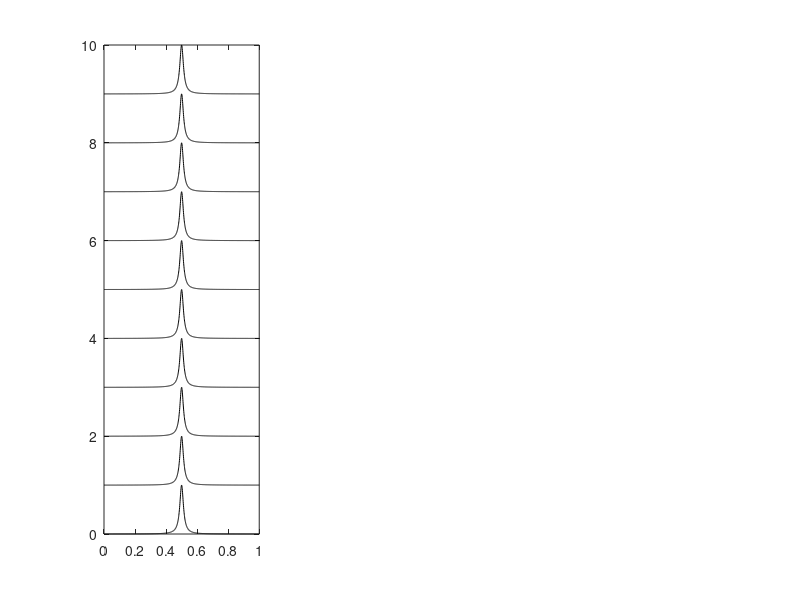

This figure's MATLAB source: (Note: this script raises an error after producing the figure.)
function spectra_generator
cnt=1;

while(1)
    
    datafile = 'MyTrainingN3K80b';
    max_resonances=5;%maximal number of resonances
    
    N=floor(rand*max_resonances)+1;
    num_channels=10;%number of channes in one column
    num_columns=3;%number of number of columns
    
    scale=1;
    omega_shift=10;
    omega=scale.*rand(1,N)+omega_shift;
    Gamma=scale./max_resonances.*(1+1.8.*(rand(1,N)-0.5))./4;
    
    
    1
    phase=zeros(1,N);
    Amp=zeros(1,N);
    
    
    phase0=2*pi*rand(num_channels.*num_columns,N);
    Amp0=rand(num_channels.*num_columns,N);

    n=1000*omega_shift;
    Omegai=0;
    Omegaf=2*omega_shift+1;
    Omega=Omegai:(Omegaf-Omegai)/(n-1):Omegaf;
    
    %range=2500:3000;
    range=floor(n*(1/2-1/2/omega_shift)):floor(n*(1/2+1/2/omega_shift));
    
    
    figure(131)
    subplot(1,1,1) %to reset the figure
    for k=1:num_columns %number of subplots
        offset=0;
        for jj=(k-1).*num_channels+1:k.*num_channels
            L=zeros(1,n);
            phase(:)=phase0(jj,:);
            Amp(:)=Amp0(jj,:);
            
            %n is something like 10,000 but Amp and phase are single digit
            %so indexing fails
            for i=1:N
                L=L+ Amp(i)/2*(exp(1i*phase(i))./(omega(i)+Omega+1i*Gamma(i))+exp(-1i*phase(i))./(Omega-omega(i)+1i*Gamma(i)));%analytical Fourier transform
                
            end
            
            cF=abs(L);
            D=cF.^(2);
            D=(D-min(D(range)))./(max(D(range))-min(D(range)));
            Dm(jj,:)=D(range);
            offsetm(jj)=offset;
            offset=offset+1;
        end
        
       
    end
    
    for k=1:num_columns %number of subplots
        NumModes(cnt,k)=0;
        loc=range(1);
        dl=floor(length(range).*scale/max_resonances/10);
        
        while(1)
            for kk=1:k
                offset=0;
            for jj=(kk-1).*num_channels+1:kk.*num_channels
                
                subplot(1,num_columns,kk)
                plot((Omega(range)-Omega(range(1)))./(Omega(range(end))-Omega(range(1))), Dm(jj,:)+offset,'k')
                offset=offset+1;
                hold on
                axis tight
            end
            line(([Omega(loc) Omega(loc)]-Omega(range(1)))./(Omega(range(end))-Omega(range(1))), [0 offset-1+max(Dm(jj,:))]);
            hold off
            
            end  
            
            reply = input('Enter  ''1'' for feature, enter to move forward, ''l'' to move backword, ''q'' to quit \n','s');
%             if isempty(reply)
%                 reply = '+';
%             end
            
            if strcmpi(reply,'q'), break;
            elseif isempty(reply)
                loc=loc+dl;
            elseif strcmpi(reply,'1')
                NumModes(cnt,k)   = NumModes(cnt,k)+1;  %#ok<SAGROW>
                loc=loc+dl;
            else
                
                loc=loc-dl;
            end

            %             for kk=1:k
            %             subplot(1,K,kk)
            %             hold off
            %             end

            
            if loc>range(end)
                break
            end
        end
            if strcmpi(reply,'q'), break;
            end
        NumModesTrue(cnt)=n;       %#ok<SAGROW>
        GammaAv(cnt)=mean(Gamma).*max_resonances;       %#ok<SAGROW>
        save(datafile, 'NumModes', 'NumModesTrue','GammaAv');
    end




    if strcmpi(reply,'q'), break;
    else
        cnt
        cnt = cnt + 1;
    end
    
    n
    Guess=max(NumModes(cnt-1,:))
    
            for kk=1:num_columns
                offset=0;
            for jj=(kk-1).*num_channels+1:kk.*num_channels
                
                subplot(1,num_columns,kk)
                plot((Omega(range)-Omega(range(1)))./(Omega(range(end))-Omega(range(1))), Dm(jj,:)+offset,'k')
                offset=offset+1;
                hold on
                axis tight
                
            end
                plot((omega-Omega(range(1)))./(Omega(range(end))-Omega(range(1))),0,'-bo')
            end 
             [omega,I]=sort(omega);
             omega
             Gamma=Gamma(I)
%     for k=1:K
%         subplot(1,K,k)
%         plot(omega,0,'-bo')
%         hold off
%     end




    reply = input('Confirm seeing the resonances (''enter'')\n', 's');
end

if cnt==1
    fprintf('No training data captured.\n');
    return;
end

%% Save out the data
%datafile = name; %compose("TrainingData %s",datestr(now));
%save(datafile, 'NumModes', 'NumModesTrue','GammaAv');

% figure(151)
% col='*';
% load 'MyTrainingN3K80'
% [L,K]=size(NumModes)
% 
% for k=1:K
%     frac=0;
% for i=1:L
%     if NumModes(i,k)==NumModesTrue(i)
%         frac=frac+1;
%     end
%     %     plot(i,NumModesTrue(i)-NumModes(i),'o')
%     %     hold on
%     %     plot(i,NumModesTrue(i),'*')
% end
% plot(10.*k,frac./L,col)%plotting the actual mean Gamma
% hold on
% end
% %axis([0 0.5 0 1])

function f=myfun(t, omega,Gamma,phase,Amp)
f=0;
N=length(omega);
for i=1:N
    f=f+Amp(i).*sin(omega(i).*t+phase(i)).*exp(-Gamma(i).*t);
end

% function table_out(omega,Gamma)
% N=size(omega);
% [omega,I]=sort(omega);
% Gamma=Gamma(I);
% Parameters = {'omega';'Gamma'};
% Modes = 1:N;
% Modes_location_and_width=table(Modes,'RowNames',Parameters)
% 
% function table_out(inputs,outputs)
% 
% Parameters = {'tau_c';'N_c';'Theta_0c';'I_tilda_a';'I_tilda_c';'r';'N_a';'tau_a';'Theta_0a'};
% best_fit = outputs';
% %p =p';
% upper_bound = inputs(2,:)';
% lower_bound=inputs(3,:)';
% 
% Parametric_Values_and_Constraints=table(best_fit,upper_bound,lower_bound,...
%     'RowNames',Parameters)
